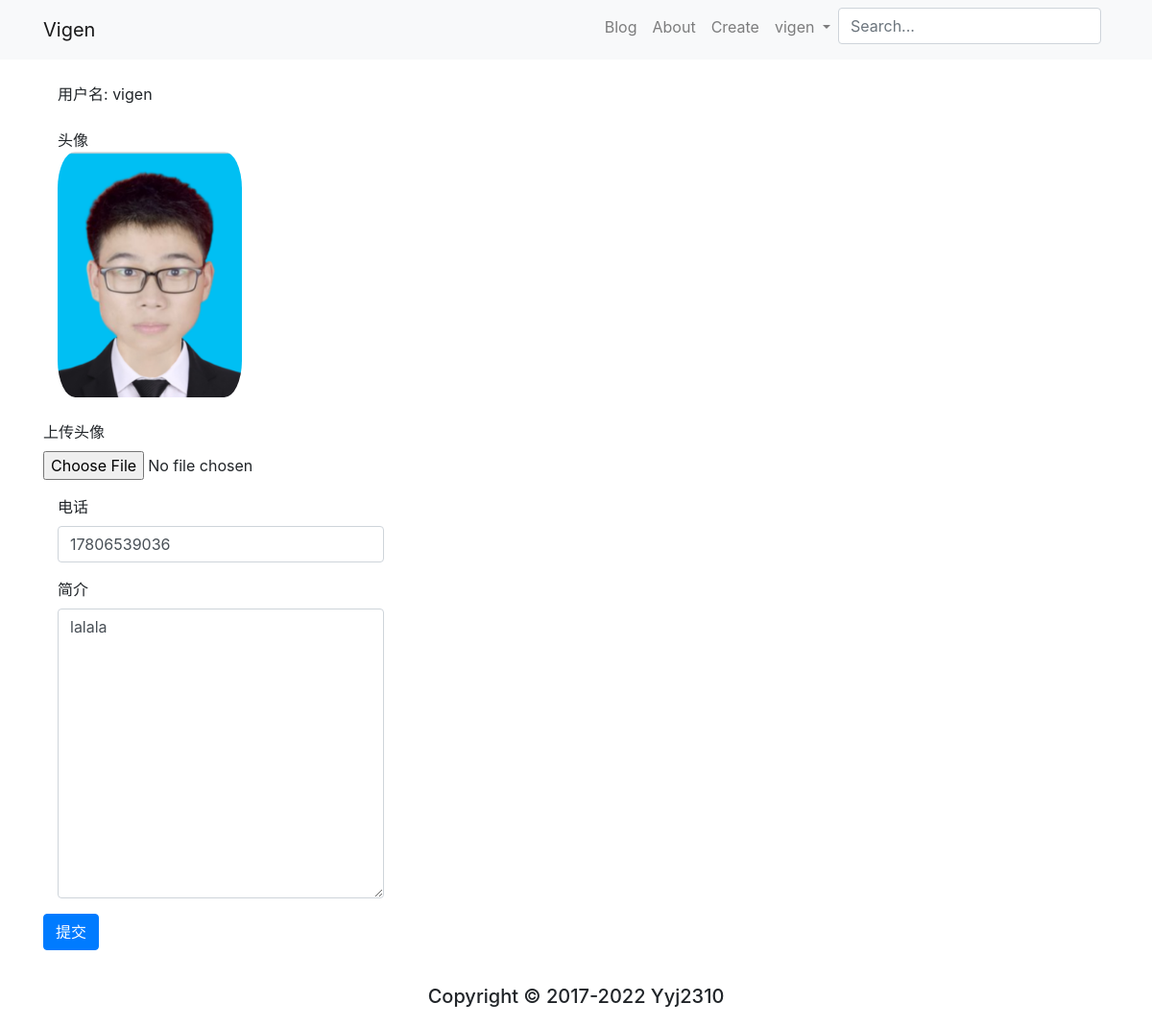
The app's page /userprofile/edit/4/ (signed in) with its own data.
### userprofile/models.py (models this page shows, shortened)
class Profile(models.Model):
    user = models.OneToOneField(User, on_delete=models.CASCADE, related_name='profile')
    phone = models.CharField(max_length=20, blank=True)
    avatar = models.ImageField(upload_to='avatar/%Y%m%d/', blank=True)
    bio = models.TextField(max_length=500, blank=True)

### userprofile/views.py (the view)
# urls.py: path('edit/<int:id>/', views.profile_edit, name='edit'),
@login_required(login_url='/userprofile/login/')
def profile_edit(request, id):
    user = User.objects.get(id=id)
    if Profile.objects.filter(user_id=id).exists():
        profile = Profile.objects.get(user_id=id)
    else:
        profile = Profile.objects.create(user=user)
    if request.method == 'POST':
        if request.user != user:
            return HttpResponse("你没有权限修改此用户信息。")
        profile_form = ProfileForm(request.POST, request.FILES)
        if profile_form.is_valid():
            profile_cd = profile_form.cleaned_data
            profile.phone = profile_cd['phone']
            profile.bio = profile_cd['bio']
            if 'avatar' in request.FILES:
                profile.avatar = profile_cd["avatar"]
            profile.save()
            return redirect("userprofile:edit", id=id)
        else:
            return HttpResponse("注册表单输入有误。请重新输入~")
    elif request.method == 'GET':
        profile_form = ProfileForm()
        context = { 'profile_form': profile_form, 'profile': profile, 'user': user }
        return render(request, 'userprofile/edit.html', context)
    else:
        return HttpResponse("请使用GET或POST请求数据")

### userprofile/forms.py
class ProfileForm(forms.ModelForm):
    class Meta:
        model = Profile
        fields = ('phone', 'avatar', 'bio')

### templates/userprofile/edit.html (shortened to what this page needs)
{% extends "base.html" %} {% load staticfiles %}
{% block content %}
    <div class="container">
        <div class="row">
            <div class="col-12">
                <br>
                <div class="col-md-4">用户名: {{ user.username }}</div>
                <br>
                {% if profile.avatar %}
                    <div class="col-md-4">头像</div>
                    <img src="{{ profile.avatar.url }}"
                         style="max-width: 20%; border-radius: 15%;" class="col-md-4"
                         alt="missing">
                {% else %}
                    <h5 class="col-md-4">暂无头像</h5>
                {% endif %}
                <br>
                <br>
                <form method="post" action="." enctype="multipart/form-data">
                    <div class="form-group">
                        <label for="avatar">上传头像</label>
                        <input type="file" class="form-control-file" name="avatar"
                               id="avatar">
                    </div>
                    <div class="form-group col-md-4">
                        <label for="phone">电话</label>
                        <input type="text" class="form-control" id="phone"
                               name="phone"
                               value="{{ profile.phone }}">
                    </div>
                    <div class="form-group col-md-4">
                        <label for="bio">简介</label>
                        <textarea type="text" class="form-control" id="bio" name="bio"
                                  rows="12">{{ profile.bio }}</textarea>
                    </div>
                    <button type="submit" class="btn btn-primary">提交</button>
                </form>
            </div>
        </div>
    </div>
{% endblock content %}

### templates/header.html (shortened to what this page needs)
{% load notifications_tags %}
<nav class="navbar navbar-expand-lg navbar-light bg-light">
    <div class="container">
        <a class="navbar-brand" href="">
            Vigen</a>
        <div>
            <ul class="navbar-nav">
                <li class="nav-item">
                    <a class="nav-link" href="{% url 'article:article_list' %}">Blog</a>
                </li>
                <li class="nav-item">
                    <a class="nav-link" href="{% url 'article:article_list' %}">About</a>
                </li>
                <li class="nav-item">
                    <a class="nav-link" href="{% url 'article:article_create' %}">Create</a>
                </li>
                {% if user.is_authenticated %}
                    <li class="nav-item dropdown">
                        <a class="nav-link dropdown-toggle" href="#" id="navbarDropdown"
                           role="button" data-toggle="dropdown" aria-haspopup="true"
                           aria-expanded="false">
                            {{ user.username }}
                        </a>
                    </li>
                {% else %}
                    <li class="nav-item">
                        <a class="nav-link" href="/accounts/login">Login</a>
                    </li>
                {% endif %}
                <div class="row">
                    <div class="col-auto mr-auto">
                        <form class="form-inline">
                            <input type="text"
                                   class="form-control mb-2 mr-sm-2"
                                   name="search"
                                   placeholder="Search..."
                                   required>
                        </form>
                    </div>
                </div>
            </ul>
        </div>
    </div>
</nav>

### templates/base.html (style rules this page uses)
html, body { height: 100%; margin: 0; }

### records on screen
Profile: avatar (picture), phone "17806539036", bio "lalala"

### other values on screen
{{ user.username }} "vigen"
